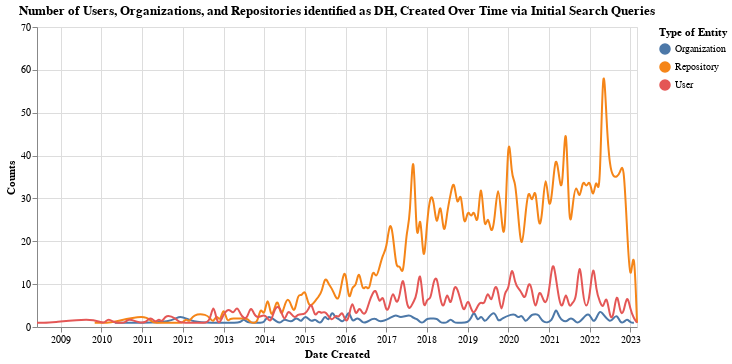

Here is the notebook cell this chart was saved with:
### Code cell
initial_chart

### Figure 1 — Vega-Lite specification as saved in the notebook (floating-point values rounded to 4 significant figures; data arrays with more than 128 entries replaced by an {"elided": "..."} marker saying what was removed)
{"$schema": "https://vega.github.io/schema/vega-lite/v5.6.1.json", "config": {"view": {"continuousHeight": 300, "continuousWidth": 300}}, "data": {"name": "data-e3f2aa9d66bc7e913ae63ec94eef4191"}, "datasets": {"data-e3f2aa9d66bc7e913ae63ec94eef4191": {"elided": "398 records"}}, "height": 300, "layer": [{"encoding": {"color": {"field": "data_type", "title": "Type of Entity", "type": "nominal"}, "x": {"axis": {"format": "%Y"}, "field": "date", "title": "Date Created", "type": "temporal"}, "y": {"field": "counts", "title": "Counts", "type": "quantitative"}}, "mark": {"interpolate": "basis", "type": "line"}}, {"encoding": {"opacity": {"value": 0}, "x": {"field": "date", "type": "temporal"}}, "mark": {"type": "point"}, "name": "view_4"}, {"encoding": {"color": {"field": "data_type", "title": "Type of Entity", "type": "nominal"}, "opacity": {"condition": {"empty": false, "param": "param_4", "value": 1}, "value": 0}, "x": {"axis": {"format": "%Y"}, "field": "date", "title": "Date Created", "type": "temporal"}, "y": {"field": "counts", "title": "Counts", "type": "quantitative"}}, "mark": {"type": "point"}}, {"encoding": {"x": {"field": "date", "type": "temporal"}}, "mark": {"color": "gray", "type": "rule"}, "transform": [{"filter": {"empty": false, "param": "param_4"}}]}, {"encoding": {"color": {"field": "data_type", "title": "Type of Entity", "type": "nominal"}, "text": {"condition": {"empty": false, "field": "counts", "param": "param_4"}, "value": " "}, "x": {"axis": {"format": "%Y"}, "field": "date", "title": "Date Created", "type": "temporal"}, "y": {"field": "counts", "title": "Counts", "type": "quantitative"}}, "mark": {"align": "left", "dx": 5, "dy": -5, "type": "text"}}], "params": [{"name": "param_4", "select": {"encodings": ["x"], "nearest": true, "on": "mouseover", "type": "point"}, "views": ["view_4"]}], "title": "Number of Users, Organizations, and Repositories identified as DH, Created Over Time via Initial Search Queries", "width": 600}
